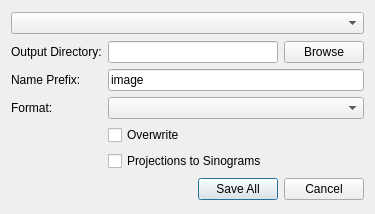
<?xml version="1.0" encoding="UTF-8"?>
<ui version="4.0">
 <class>Dialog</class>
 <widget class="QDialog" name="Dialog">
  <property name="geometry">
   <rect>
    <x>0</x>
    <y>0</y>
    <width>375</width>
    <height>214</height>
   </rect>
  </property>
  <property name="windowTitle">
   <string>Save</string>
  </property>
  <layout class="QVBoxLayout" name="verticalLayout">
   <item>
    <widget class="QComboBox" name="stackNames"/>
   </item>
   <item>
    <layout class="QGridLayout" name="gridLayout">
     <item row="0" column="0">
      <widget class="QLabel" name="label_2">
       <property name="text">
        <string>Output Directory:</string>
       </property>
      </widget>
     </item>
     <item row="1" column="0">
      <widget class="QLabel" name="label">
       <property name="text">
        <string>Name Prefix:</string>
       </property>
      </widget>
     </item>
     <item row="0" column="1">
      <widget class="QLineEdit" name="savePath">
       <property name="text">
        <string/>
       </property>
      </widget>
     </item>
     <item row="1" column="1" colspan="2">
      <widget class="QLineEdit" name="namePrefix">
       <property name="text">
        <string>image</string>
       </property>
      </widget>
     </item>
     <item row="2" column="0">
      <widget class="QLabel" name="label_3">
       <property name="text">
        <string>Format:</string>
       </property>
      </widget>
     </item>
     <item row="0" column="2">
      <widget class="QPushButton" name="browseButton">
       <property name="text">
        <string>Browse</string>
       </property>
      </widget>
     </item>
     <item row="2" column="1" colspan="2">
      <widget class="QComboBox" name="formats"/>
     </item>
     <item row="3" column="1">
      <widget class="QCheckBox" name="overwriteAll">
       <property name="text">
        <string>Overwrite</string>
       </property>
       <property name="checked">
        <bool>false</bool>
       </property>
      </widget>
     </item>
     <item row="4" column="1" colspan="2">
      <widget class="QCheckBox" name="swapAxes">
       <property name="toolTip">
        <string>&lt;html&gt;&lt;head/&gt;&lt;body&gt;&lt;p&gt;Makes Sinograms from Projections. Z is the projection dimension. Y is the image height. X is the image width.&lt;/p&gt;&lt;/body&gt;&lt;/html&gt;</string>
       </property>
       <property name="text">
        <string>Projections to Sinograms</string>
       </property>
      </widget>
     </item>
    </layout>
   </item>
   <item>
    <widget class="QDialogButtonBox" name="buttonBox">
     <property name="orientation">
      <enum>Qt::Horizontal</enum>
     </property>
     <property name="standardButtons">
      <set>QDialogButtonBox::Cancel|QDialogButtonBox::SaveAll</set>
     </property>
    </widget>
   </item>
  </layout>
 </widget>
 <resources/>
 <connections>
  <connection>
   <sender>buttonBox</sender>
   <signal>accepted()</signal>
   <receiver>Dialog</receiver>
   <slot>accept()</slot>
   <hints>
    <hint type="sourcelabel">
     <x>248</x>
     <y>254</y>
    </hint>
    <hint type="destinationlabel">
     <x>157</x>
     <y>274</y>
    </hint>
   </hints>
  </connection>
  <connection>
   <sender>buttonBox</sender>
   <signal>rejected()</signal>
   <receiver>Dialog</receiver>
   <slot>reject()</slot>
   <hints>
    <hint type="sourcelabel">
     <x>316</x>
     <y>260</y>
    </hint>
    <hint type="destinationlabel">
     <x>286</x>
     <y>274</y>
    </hint>
   </hints>
  </connection>
 </connections>
</ui>
